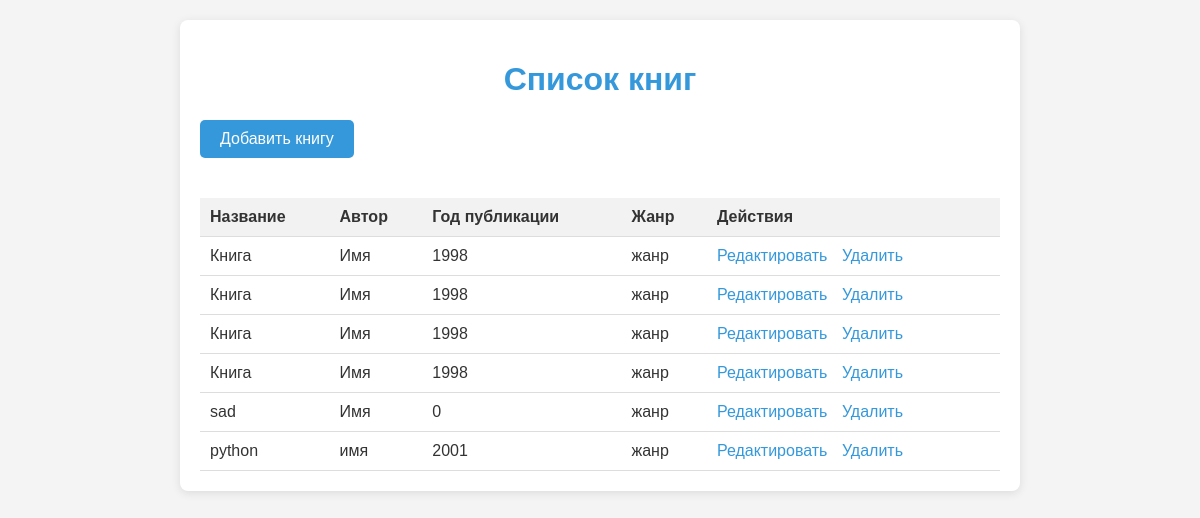
Screenshot of /books_1/ with the database file from the repository.
### library/models.py (models this page shows, shortened)
class Book(models.Model):
    title = models.CharField(max_length=255, verbose_name=_("Название"))
    author = models.ForeignKey(Author, on_delete=models.CASCADE, verbose_name=_("Автор"))
    publication_year = models.IntegerField(verbose_name=_("Год публикации"))
    genre = models.ForeignKey(Genre, on_delete=models.CASCADE, verbose_name=_("Жанр"))
    class Meta:
        verbose_name = _("Книга")
        verbose_name_plural = _("Книги")

class Author(models.Model):
    name = models.CharField(max_length=255, verbose_name=_("Имя"))
    birth_date = models.DateField(null=True, blank=True, verbose_name=_("Дата рождения"))
    nationality = models.CharField(max_length=100, null=True, blank=True, verbose_name=_("Национальность"))
    class Meta:
        verbose_name = _("Автор")
        verbose_name_plural = _("Авторы")

class Genre(models.Model):
    genre_name = models.CharField(max_length=100, verbose_name=_("Жанр"))
    class Meta:
        verbose_name = _("Жанр")
        verbose_name_plural = _("Жанры")

### library/views.py (the view)
# urls.py: path('books_1/', BookListView.as_view(), name='book_list_1'),  # Список книг
class BookListView(View):
    def get(self, request):
        books = Book.objects.all()  # Получаем все книги
        return render(request, 'books/book_list_1.html', {'books': books})

### templates/books/book_list_1.html (shortened to what this page needs)
<!DOCTYPE html>
<html lang="ru">
<head>
</head>
<body>
    <div class="container">
        <h1>Список книг</h1>
        <a href="{% url 'book_add' %}" class="add-button">Добавить книгу</a>
        <table>
            <thead>
                <tr>
                    <th>Название</th>
                    <th>Автор</th>
                    <th>Год публикации</th>
                    <th>Жанр</th>
                    <th>Действия</th>
                </tr>
            </thead>
            <tbody>
                {% for book in books %}
                <tr>
                    <td>{{ book.title }}</td>
                    <td>{{ book.author.name }}</td>
                    <td>{{ book.publication_year }}</td>
                    <td>{{ book.genre.genre_name }}</td>
                    <td>
                        <a href="{% url 'book_edit' book.pk %}">Редактировать</a>
                        <a href="{% url 'book_delete' book.pk %}">Удалить</a>
                    </td>
                </tr>
                {% empty %}
                <tr>
                    <td colspan="5" class="no-books">Нет доступных книг.</td>
                </tr>
                {% endfor %}
            </tbody>
        </table>
    </div>
</body>
</html>

### templates/books/book_list_1.html (style rules this page uses)
body { font-family: Arial, sans-serif; background-color: #f4f4f4; color: #333; margin: 0; padding: 20px; }
.container { max-width: 800px; margin: auto; background: #fff; padding: 20px; border-radius: 8px; box-shadow: 0 2px 10px rgba(0, 0, 0, 0.1); }
h1 { text-align: center; color: #3498db; }
a.add-button { display: inline-block; padding: 10px 20px; font-size: 16px; color: #fff; background-color: #3498db; border-radius: 5px; text-decoration: none; margin-bottom: 20px; }
table { width: 100%; border-collapse: collapse; margin-top: 20px; }
th, td { padding: 10px; text-align: left; border-bottom: 1px solid #ddd; }
th { background-color: #f2f2f2; }
td a { color: #3498db; text-decoration: none; margin-right: 10px; }

### rows the page displays
Book: title "Книга", author.name "Имя", publication_year "1998", genre.genre_name "жанр"
Book: title "Книга", author.name "Имя", publication_year "1998", genre.genre_name "жанр"
Book: title "Книга", author.name "Имя", publication_year "1998", genre.genre_name "жанр"
Book: title "Книга", author.name "Имя", publication_year "1998", genre.genre_name "жанр"
Book: title "sad", author.name "Имя", publication_year "0", genre.genre_name "жанр"
Book: title "python", author.name "имя", publication_year "2001", genre.genre_name "жанр"
